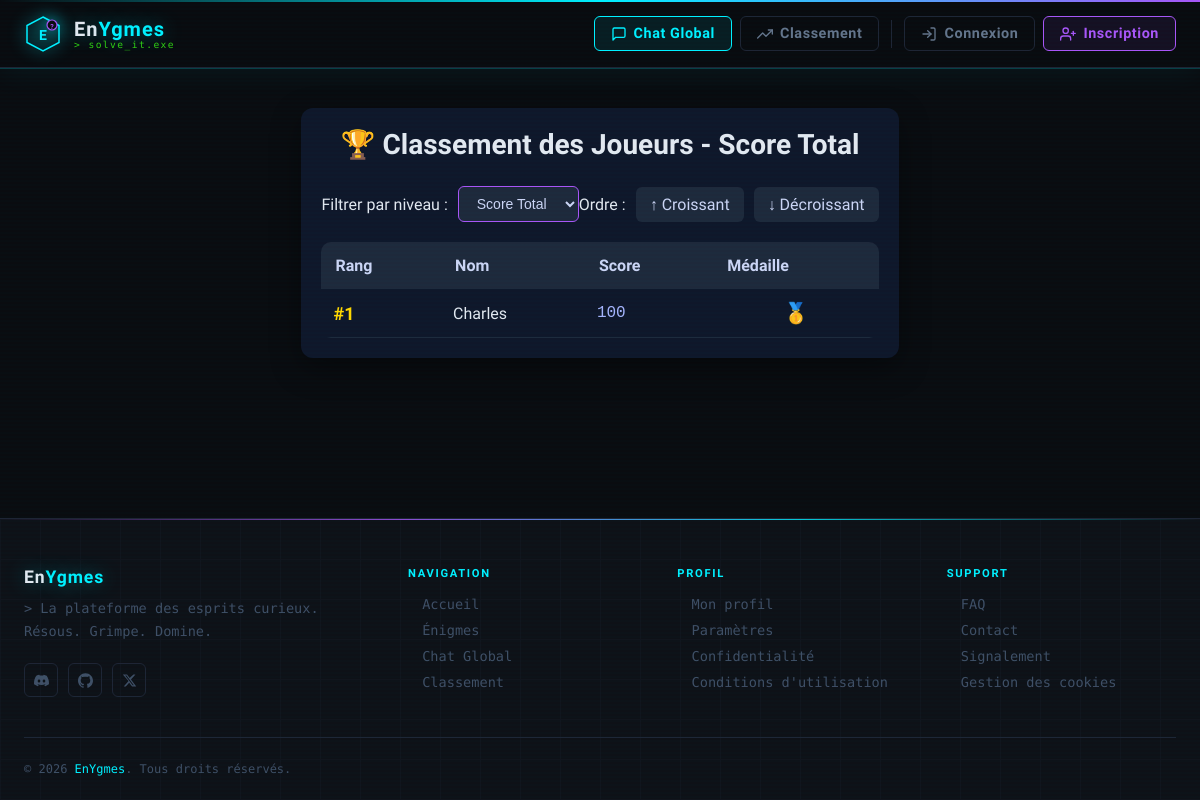
Page /layout/classement.php on the committed database.
### tables this page shows
CREATE TABLE `users` (
  `id` int(11) NOT NULL,
  `username` varchar(100) NOT NULL,
  `email` varchar(100) NOT NULL,
  `password` varchar(255) NOT NULL,
  `profile_image` varchar(255) DEFAULT 'default.png',
  `total_score` int(11) DEFAULT 0,
  `is_admin` tinyint(1) DEFAULT 0,
  `created_at` timestamp NOT NULL DEFAULT current_timestamp()
);

### layout/classement.php (the view, shortened to what this page needs)
<?php
require '../config/database.php';
include '../includes/header.php';
$order = $_GET['order'] ?? 'desc';
$order = in_array($order, ['asc', 'desc']) ? $order : 'desc';
$riddle_filter = $_GET['riddle'] ?? null;
$riddle_filter = $riddle_filter ? (int)$riddle_filter : null;
try {
    if ($riddle_filter) {
        $stmt = $pdo->prepare("
            SELECT
                u.id,
                u.username,
                COALESCE(uspr.obtained_score, 0) as score
            FROM users u
            LEFT JOIN user_scores_per_riddle uspr ON u.id = uspr.user_id AND uspr.riddle_id = :riddle_id
            ORDER BY score DESC, u.username ASC
            LIMIT 10
        ");
        $stmt->bindParam(':riddle_id', $riddle_filter, PDO::PARAM_INT);
        $stmt->execute();
    } else {
        $stmt = $pdo->prepare("
            SELECT
                u.id,
                u.username,
                COALESCE(SUM(uspr.obtained_score), 0) as score
            FROM users u
            LEFT JOIN user_scores_per_riddle uspr ON u.id = uspr.user_id
            GROUP BY u.id, u.username
            ORDER BY score DESC, u.username ASC
            LIMIT 10
        ");
        $stmt->execute();
    }
    $players_data = $stmt->fetchAll();
    $players = [];
    foreach ($players_data as $index => $player) {
        $player['rank'] = $index + 1;
        $players[] = $player;
    }
} catch (PDOException $e) {
    $players = [];
    $error = "Erreur lors de la récupération des joueurs : " . $e->getMessage();
}
function getMedal($rank) {
    $medals = [1 => '🥇', 2 => '🥈', 3 => '🥉'];
    return $medals[$rank] ?? '●';
}
?>
<!DOCTYPE html>
<html lang="fr">
<head>
</head>
<body>
<div class="container">
    <div class="header">
        <h1>🏆 Classement des Joueurs<?= $riddle_filter ? ' - Niveau ' . htmlspecialchars($riddle_filter) : ' - Score Total' ?></h1>
    </div>
    <div class="controls">
        <div class="control-group">
            <label> Filtrer par niveau :</label>
            <select onchange="window.location = (this.value ? '?riddle=' + this.value + '&order=<?= $order ?>' : '?order=<?= $order ?>')" style="padding: 8px 14px; border-radius: 6px; background: #1e293b; color: #cbd5f5; border: 1px solid #a855f7; cursor: pointer; font-size: 14px;">
                <option value="">Score Total</option>
            </select>
        </div>
        <div class="control-group">
            <label>Ordre :</label>
            <a href="?order=desc<?= $riddle_filter ? '&riddle=' . $riddle_filter : '' ?>" class="<?= $order === 'desc' ? 'active' : '' ?>" style="padding: 8px 14px; border-radius: 6px; text-decoration: none; background: #1e293b; cursor: pointer; color: #cbd5f5;">↑ Croissant</a>
            <a href="?order=asc<?= $riddle_filter ? '&riddle=' . $riddle_filter : '' ?>" class="<?= $order === 'asc' ? 'active' : '' ?>" style="padding: 8px 14px; border-radius: 6px; text-decoration: none; background: #1e293b; cursor: pointer; color: #cbd5f5;">↓ Décroissant</a>
        </div>
    </div>
    <table>
        <thead>
            <tr>
                <th>Rang</th>
                <th>Nom</th>
                <th>Score</th>
                <th>Médaille</th>
            </tr>
        </thead>
        <tbody>
            <?php if (empty($players)): ?>
                <tr>
                    <td colspan="4" class="empty-state">Aucun joueur trouvé</td>
                </tr>
            <?php else: ?>
            <?php foreach ($players as $player): ?>
                    <tr>
                        <td class="rank <?= $player['rank'] <= 3 ? 'top-' . $player['rank'] : '' ?>">
                            #<?= $player['rank'] ?>
                        </td>
                        <td class="name"><a href="../layout/profil.php?user_id=<?= $player['id'] ?>" style="color: inherit; text-decoration: none; cursor: pointer; transition: all 0.2s;"><?= htmlspecialchars($player['username']) ?></a></td>
                        <td class="score"><?= number_format($player['score'], 0, ',', ' ') ?></td>
                        <td class="medal"><?= getMedal($player['rank']) ?></td>
                    </tr>
                <?php endforeach; ?>
            <?php endif; ?>
        </tbody>
    </table>
</div>
</body>
</html>
<?php
include '../includes/footer.php';
?>

### public/css/style.css (style rules this page uses)
:root { --bg-dark: #0a0c10; --bg-panel: #0e1117; --bg-card: #131720; --border: #1e2535; --border-glow: #00f0ff33; --neon-cyan: #00f0ff; --neon-purple: #a855f7; --neon-green: #39ff14; --text-primary: #e2e8f0; --text-muted: #64748b; --text-dim: #3f4f66; --font-display: 'Orbitron', monospace; --font-mono: 'Share Tech Mono', monospace; --font-body: 'Rajdhani', sans-serif; --header-h: 68px; --radius: 6px; --transition: 0.2s ease; }
*, *::before, *::after { box-sizing: border-box; margin: 0; padding: 0; }
body { background: var(--bg-dark); color: var(--text-primary); font-family: var(--font-body); font-size: 16px; min-height: 100vh; display: flex; flex-direction: column; }
a { text-decoration: none; color: inherit; }
body::before { content: ''; position: fixed; inset: 0; background: repeating-linear-gradient( 0deg, transparent, transparent 2px, rgba(0,240,255,0.012) 2px, rgba(0,240,255,0.012) 4px ); pointer-events: none; z-index: 9999; }
.container { max-width: 900px; margin: 40px auto; padding: 20px; background: #0f172a; border-radius: 12px; box-shadow: 0 10px 30px rgba(0,0,0,0.4); color: #e2e8f0; }
.header { text-align: center; margin-bottom: 25px; }
.header h1 { font-size: 28px; margin: 0; }
.controls { display: flex; justify-content: center; margin-bottom: 20px; }
.control-group { display: flex; align-items: center; gap: 10px; }
.control-group a { padding: 6px 12px; border-radius: 6px; text-decoration: none; color: #cbd5f5; background: #1e293b; transition: 0.2s; }
.control-group a.active { background: #6366f1; color: white; }
table { width: 100%; border-collapse: collapse; overflow: hidden; border-radius: 10px; }
thead { background: #1e293b; }
th { padding: 14px; text-align: left; font-weight: 600; color: #cbd5f5; }
tbody tr { border-bottom: 1px solid #1e293b; transition: 0.2s; }
td { padding: 12px; }
.rank { font-weight: bold; }
.rank.top-1 { color: #FFD700; font-size: 18px; }
.name { font-weight: 500; }
.score { font-family: monospace; color: #a5b4fc; }
.medal { font-size: 20px; text-align: center; }

### rows in the picture
users: id "1", username "Charles", score "100", id "🥇"
